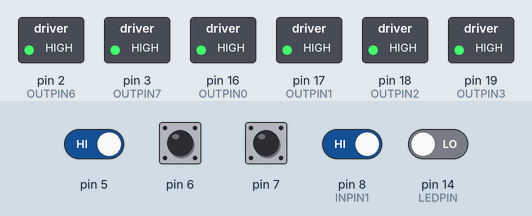
This program was run on a simulated Arduino Pro Mini, built with avr-gcc and run on an emulated ATmega328P. Parts: switched loads named in the program (green lamp = pin HIGH). Inputs (shaded band) come from the test bench; at power-on: pin 5–7, pin 8 (INPIN1) HIGH, pin 14 (LEDPIN) LOW. No radio packets arrive unless stated; what the program prints to the serial monitor is not drawn.

Above: at 1.2 s.
1.3 s: pin 5 driven LOW and pin 8 (INPIN1) driven LOW
At 2.2 s:
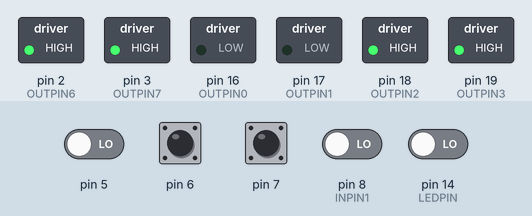
Timing chart, 0 to 6.9 s (numbered marks = the images above; inputs shaded):
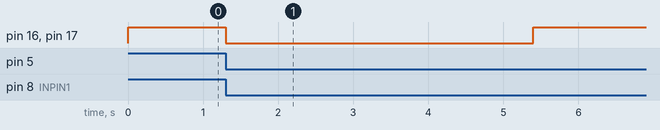

Measured:
- after the input at 1.3 s, pin 16 (OUTPIN0), pin 17 (OUTPIN1): HIGH → LOW at once, → HIGH 4.1 s later

The program:

main.cpp
```cpp
#include <digitalWriteFast.h>
#include <SPI.h>
#include <nRF24L01.h>
#include <RF24.h>
#include <time.h>

#define BAUDRATE 115200

// KONFIGURACJA
#define DEBUGSERIAL             // DEBUG SERIAL - usuwa 2 output piny dla RX/TX
#define OUTPUT_TIME 4000        // czas wlaczenia przekaznikow po otrzymaniu sygnalu z INPUT 1-4
#define OUTPUT_GWIZD_TIME 2000  // czas wlaczenia przekaznikow po otrzymaniu GWIZDNIECIA
#define READ_REFRESH_TIME 100   // czestotliwosc ms odswiezania wejsc INPUT


// KONFIGURACJA WYJSC:
//#define TEST_MODE                 // TESTMODE TO WERSJA PODSTAWOWA: EWRYFINK FAKING ILUMINEJTED
#define EASY_MODE                 // WESJA PODSTAWOWA LANCUT [ GWIZDEK -> OUT1; POMOCNICZE -> OUT2; Reszta wolna]
#define GWIZD_2S                  // GWIZD = 2s LEDOW - wylacza sie automatycznie, jesli nie zdefiniowane to nadajnik wysyla 1, potem 0 aby wylaczyc ledy, a nastepnie 2 jako brak transmisji.
#define STROBO_FREQ 200           // odstep czasu miedzy mignieciami

// USTAWIENIA ADRESU
#define ADDR1  5     // Zworka1 - ZW1
#define ADDR2  6     // Zworka2 - ZW2
#define ADDR3  7     // Zworka3 - ZW3
bool addr1_State, addr2_State, addr3_State,
    prev_addr1_State, prev_addr2_State, prev_addr3_State;

// PINY WEJSCIOWE
#define INPIN1  8     // kosz prawy CZERWONE

// PINY WYJSCIOWE NA PRZEKAZNIKI
#define OUTPIN0 16    //  kosz lewy
#define OUTPIN1 17    //  kosz prawy
#define OUTPIN2 18    //  podloga lewy
#define OUTPIN3 19    //  podloga prawy
#define OUTPIN4 0     //  wolne/RX
#define OUTPIN5 1     //  wolne/TX
#define OUTPIN6 2     //  wolne
#define OUTPIN7 3     //  wolne

#ifdef DEBUGSERIAL
  int outpin[] = {OUTPIN0, OUTPIN1, OUTPIN2, OUTPIN3, OUTPIN6, OUTPIN7}; // UP OUTPIN4, OUTPIN5
#else
  int outpin[] = {OUTPIN0, OUTPIN1, OUTPIN2, OUTPIN3, OUTPIN4, OUTPIN5, OUTPIN6, OUTPIN7}; // UP OUTPIN4, OUTPIN5
#endif

const int outpin_array_len = (sizeof(outpin)/sizeof(*outpin));  // DLUGOSC TABLICY PINOW OUTPUT

#define NEOPIN  4   // NEOPIXEL
#define LEDPIN  14  // LED
#define BTNPIN  15  // w przyszlosci PC1/ pin 15, obecnie A7/ADC7 pin A7

bool inPin1_State, inPin1_prev_State;
bool outPin_active[outpin_array_len];   // flagi informujace o stanie wyjsc
bool outPin_input[outpin_array_len];    // flagi informujace o zrodle zalaczenia wyjscia - jesli true to jest sa to wejscia INPUT lub POMOCNICZY, jesli false to Gwizdek
bool output_strobo[outpin_array_len];   // flagi informujace o typie/formie zalaczania wyjscia (false=swiatlo stale, true=strobo/wyjscie migajace)

// nRF24L01 DEFINICJE
byte address[][5] = {"Odb0","Odb1","Odb2","Odb3","Odb4","Odb5","Odb6","Odb7"};  // dostepne adresy odbiornikow zgodnie ze zworkami 1-3
int address_nr = 0; // wybor adresu z tablicy powyzej
RF24 radio(9, 10); // CE, CSN

// TIME CZASOMIERZE
time_t currentTime, prevTime = 0;                             // TIMER WEJSC INPUT - READ_REFRESH_TIME - 100 ms
time_t outputCurrentTime, prevOutputTime[outpin_array_len];   // TIMER WYJSC OUTPUT - OUTPUT_TIME - 5000 ms
time_t outputStroboTime[outpin_array_len];                    // TIMER DLA STROBO
time_t timeout_start_at;                                      // TIMER LICZACY CZAS OD OSTATNIEGO GWIZDNIECIA.
time_t led_time;
#ifdef DEBUGSERIAL
  time_t prev_debug_time;
  #define SERIAL_DEBUG_FREQ 3000
#endif

struct outdata
{
  int     getgwizd;
  float   raw;
  float   avg;
};
outdata nrfdata;

bool ackOK = true;
bool gwizd_on    = false;    // info o aktywnym gwizdku

void set_output_strobo(int a=10, int b=10, int c=10, int d=10, int e=10, int f=10);
// FUNKCJE ODBIORNIKA:

// nowa sprawa
#define INFORMUJ_INNE_ODBIORNIKI

#ifdef INFORMUJ_INNE_ODBIORNIKI
  void send_RF_to_other()
  {
    // przerzucamy sie na nadawanie
    radio.stopListening();
    radio.openWritingPipe(address[address_nr]);
    radio.enableAckPayload();
    radio.setRetries(1,8); // delay, count
    radio.setChannel(95);

    // wysylamy wiadomosc
    bool result;
    nrfdata.getgwizd=666;
    result = radio.write(&nrfdata, sizeof(nrfdata));   // PIERWSZA TRANSMISJA DO ODBIORNIKA!

    if (result)
      Serial.println("ok...");
    else
      Serial.println("failed.");

    // przerzucamy sie na odbior
    radio.openReadingPipe(1, address);
    radio.setChannel(95);
    radio.startListening();
  }
#endif

// SPRAWDZA CZY Z NADAJNIKA DOTARLA WARTOSC TRUE DLA GETGWIZD
// JESLI TAK WLACZA PRZEKAZNIKI ITP..
void check_whistle()
{
  if(nrfdata.getgwizd == 1)                 // JESLI GWIZDEK WYSLAL SYGNAL O WZROSCIE CISNIENIA
  {
    #ifdef INFORMUJ_INNE_ODBIORNIKI
      // FUNKCJA ODSYLAJACA DO POZOSTALYCH ODBIORNIKOW INFO ZE MAJA SIE WZBUDZIC - discontinued
    #endif

    timeout_start_at = millis();                        // ustaw czas ostatniego gwizdniecia

    // TEST_MODE
    #if defined TEST_MODE
      outPin_active[0] = true;                          // ustaw konkretne wyjscia aktywne po gwizdnieciu [do konfiguracji]
      outPin_active[1] = true;
      outPin_active[2] = true;
      outPin_active[3] = true;
      outPin_active[4] = true;
      outPin_active[5] = true;
      #ifndef DEBUGSERIAL
      outPin_active[6] = true;
      outPin_active[7] = true;
      #endif

    // EASY_MODE
    #elif defined EASY_MODE
      outPin_active[0] = true;                          // Obecnie klient potrzebuje wylacznie jednego przekaznika
      set_output_strobo(1);
    // NORMAL_MODE
    #else
      outPin_active[0] = true;
      // costam costam
    #endif
  }
  else if(nrfdata.getgwizd == 0)    // JESLI GWIZDEK WYSLAL SYGNAL O SPADKU CISNIENIA - WYLACZAMY PRZEKAZNIKI
  {
    // TEST_MODE
    #if defined TEST_MODE
      outPin_active[0] = false;                          // ustaw konkretne wyjscia aktywne po gwizdnieciu [do konfiguracji]
      outPin_active[1] = false;
      outPin_active[2] = false;
      outPin_active[3] = false;
      outPin_active[4] = false;
      outPin_active[5] = false;
      #ifndef DEBUGSERIAL
      outPin_active[6] = false;
      outPin_active[7] = false;
      #endif

    // EASY_MODE
    #elif defined EASY_MODE
      outPin_active[0] = false;

    // NORMAL_MODE
    #else
      outPin_active[0] = false;
      // costam costam
    #endif
  }
  else if(nrfdata.getgwizd == 2)  // transmisja off
  {
    // nyc ne robymy..
  }
  else // jesli pojawi sie jakies garbage...
  {
    // nrfdata.getgwizd = 2;
    // bylo nrfdata = 2 ale podczas otrzymywania z pomocniczych 11/12/13/21/22/23 ustawialo 2 - trzeba odliftrowac
    // TODO: odfiltrowac wszystkie inne sygnaly niz uzywane w RF
  }
}

// USTAWIA OUTPUTY W JEDNEJ FUNKCJI
// PRZYJMUJE NUMER WYJSCIA KTORY CHCEMY AKTYWOWAC [ 0 - 7 ]
// WIEKSZA WARTOSC ZOSTAJE POMINIETA
#ifdef DEBUGSERIAL
void set_output(int a=10, int b=10, int c=10, int d=10, int e=10, int f=10)
#else
void set_output(int a=10, int b=10, int c=10, int d=10, int e=10, int f=10, int g=10, int h=10)
#endif
{
    if(a<8) { outPin_active[a] = true; prevOutputTime[a] = millis(); outPin_input[a] = true; }
    if(b<8) { outPin_active[b] = true; prevOutputTime[b] = millis(); outPin_input[b] = true; }
    if(c<8) { outPin_active[c] = true; prevOutputTime[c] = millis(); outPin_input[c] = true; }
    if(d<8) { outPin_active[d] = true; prevOutputTime[d] = millis(); outPin_input[d] = true; }
    if(e<8) { outPin_active[e] = true; prevOutputTime[e] = millis(); outPin_input[e] = true; }
    if(f<8) { outPin_active[f] = true; prevOutputTime[f] = millis(); outPin_input[f] = true; }
    #ifndef DEBUGSERIAL
    if(g<8) { outPin_active[g] = true; prevOutputTime[g] = millis(); outPin_input[g] = true; }
    if(h<8) { outPin_active[h] = true; prevOutputTime[h] = millis(); outPin_input[h] = true; }
    #endif
}

#ifdef DEBUGSERIAL
void set_output_strobo(int a=10, int b=10, int c=10, int d=10, int e=10, int f=10)
#else
void set_output_strobo(int a=10, int b=10, int c=10, int d=10, int e=10, int f=10, int g=10, int h=10)
#endif
{
    if(a<8) { outPin_active[a] = true; prevOutputTime[a] = millis(); outPin_input[a] = true; output_strobo[a]=true; }
    if(b<8) { outPin_active[b] = true; prevOutputTime[b] = millis(); outPin_input[b] = true; output_strobo[b]=true; }
    if(c<8) { outPin_active[c] = true; prevOutputTime[c] = millis(); outPin_input[c] = true; output_strobo[c]=true; }
    if(d<8) { outPin_active[d] = true; prevOutputTime[d] = millis(); outPin_input[d] = true; output_strobo[d]=true; }
    if(e<8) { outPin_active[e] = true; prevOutputTime[e] = millis(); outPin_input[e] = true; output_strobo[e]=true; }
    if(f<8) { outPin_active[f] = true; prevOutputTime[f] = millis(); outPin_input[f] = true; output_strobo[f]=true; }
    #ifndef DEBUGSERIAL
    if(g<8) { outPin_active[g] = true; prevOutputTime[g] = millis(); outPin_input[g] = true; output_strobo[g]=true; }
    if(h<8) { outPin_active[h] = true; prevOutputTime[h] = millis(); outPin_input[h] = true; output_strobo[h]=true; }
    #endif
}

// Sprawdza czy stan wejsc fizycznych w odbiorniku sie zmienil w stosunku do prev_state
// domyslnie OFF -> HIGH  // ON -> LOW
// Zwraca TRUE jesli nastapila zmiana
// Zwraca FALSE jesli nie
bool read_input_pins()
{
  inPin1_State = digitalReadFast(INPIN1);
  //inPin2_State = digitalReadFast(INPIN2); // wylaczone bo 3 piny sa przeznaczone na adresy, pozostalo tylko jedno wejscie fizyczne w odbiorniku
  //inPin3_State = digitalReadFast(INPIN3);
  //inPin4_State = digitalReadFast(INPIN4);

  if( inPin1_State != inPin1_prev_State )
  //||  inPin2_State != inPin2_prev_State ||
  //    inPin3_State != inPin3_prev_State ||
  //    inPin4_State != inPin4_prev_State )
    return true;                              // jesli na ktorymkolwiek pinie wystapia zmiana zwroc TRUE
  else
    return false;                             // jesli bez zmian -> FALSE
}

// Sprawdza czy w danych z RF pojawily sie wartosci 11 12 13 21 22 23.
// Sa to sygnaly z nadajnika pomocniczego [11,12,13 - LEWY] [21,22,23 - PRAWY]
bool read_input_rf()
{
  if( nrfdata.getgwizd == 11 || nrfdata.getgwizd == 12 || nrfdata.getgwizd == 13 ||
      nrfdata.getgwizd == 21 || nrfdata.getgwizd == 22 || nrfdata.getgwizd == 23 )
    {
      return true;
    }
  return false;
}

// Obsluga wejsc INPUT i przypisanie odpowiednim WYJSCIOM flagi aktywnej
// Obsluga wejsc z nadajnika pomocniczego RF
// Tutaj jedynie ustawiamy co ma zostac wlaczone -> czesc wykonawcza w manage_output()
// konfiguracja:
// KOSZ LEWY POM && KOSZ LEWY CZER = KOSZ LEWY LED && PODLOGA LEWY LED
// KOSZ PRAWY POM && KOSZ PRAWY CZER = KOSZ PRAWY LED && PODLOGA PRAWY LED
void manage_input()
{
  // CZESC ODPOWIEDZIALNA ZA INPUT Z WEJSC FIZYCZNYCH ODBIORNIKA!
  if (read_input_pins() == true )  // jesli byla zmiana na wejsciach sprawdza kazde po kolei i przypisuje konkretne wyjscia
  {
    // INPUT PIN 1 -
    if( inPin1_State != inPin1_prev_State )                   // jesli nastapila zmiana:
    {
      if(inPin1_State == LOW)                                 // i byla to zmiana na LOW czyli aktywne
      {
        set_output( 0, 1 );
      }
      inPin1_prev_State = inPin1_State;                       // przypisz obecna wartosc
    }
    /*
    // PIN 2 KOSZ LEWY CZER
    if( inPin2_State != inPin2_prev_State )
    {
      if(inPin2_State == LOW) // zmiana na LOW
      {
        set_output( 2, 3 );
      }
      inPin2_prev_State = inPin2_State; // przypisz obecna wartosc
    }
    // PIN 3 KOSZ PRAWY POM
    if( inPin3_State != inPin3_prev_State )
    {
      if(inPin3_State == LOW) // zmiana na LOW
      {
        set_output( 4, 5 );
      }
      inPin3_prev_State = inPin3_State; // przypisz obecna wartosc
    }
    // PIN 4 KOSZ PRAWY CZER
    if( inPin4_State != inPin4_prev_State )
    {
      if(inPin4_State == LOW) // zmiana na LOW
      {
        set_output( 6, 7 );
      }
      inPin4_prev_State = inPin4_State; // przypisz obecna wartosc
    }
    */
  }

  // CZEŚĆ ODPOWIEDZIALNA ZA INPUT Z NADAJNIKOW POMOCNICZYCH!
  if (read_input_rf() == true )
  {
    #if defined (TEST_MODE)
      #ifdef DEBUGSERIAL
        set_output(0,1,2,3,4,5);  // JESLI TESTMODE (EWRYFINK IS ILUMINEJTED!)
      #else
        set_output(0,1,2,3,4,5,6,7);  // JESLI TESTMODE (EWRYFINK IS ILUMINEJTED!)
      #endif
    #elif defined (EASY_MODE)
      set_output(1);
      set_output_strobo(1);

    #else                           // JESLI KONFIGURACJA DOMYSLNA
      if( nrfdata.getgwizd == 11)
      {
        set_output(0,1);
      }
      else if ( nrfdata.getgwizd == 12 )
      {
        set_output(2,3);
      }
      else if ( nrfdata.getgwizd == 13 )
      {
        set_output(0,1,2,3);
      }

      if( nrfdata.getgwizd == 21 )
      {
        set_output(4,5);
      }
      else if ( nrfdata.getgwizd == 22 )
      {
        set_output(6,7);
      }
      else if ( nrfdata.getgwizd == 23 )
      {
        set_output(4,5,6,7);
      }
    #endif

    nrfdata.getgwizd = 2; // default state...
  }
}

// OBSLUGA WYJSC BAZUJE NA INFORMACJACH ZDOBYTYCH W MANAGE_INPUT()
// USTAWIA STANY WYSOKIE I NISKIE W ZALEZNOSCI OD AKTYWNYCH FLAG Z TABLICY outPin_active[]
void manage_output()
{
  outputCurrentTime = millis();      // pobierz czas

  // SPRAWDZA CZY FLAGA ACTIVE JEST AKTYWNA POD KAZDYM PINEM OUT
  // JESLI TAK USTAWIA NA WYJSCIU ON/LOW
  // JESLI NIE USTAWIA NA WYJSCIU OFF/HIGH
  for(int i=0; i <= outpin_array_len-1; i++)
  {
    if(outPin_active[i] == true && output_strobo[i] == false)
    {
      digitalWriteFast(outpin[i], LOW); // uruchamiamy przekaznik ON
      // SPRAWDZA CZY CZAS ZOSTAL PRZEKROCZONY
      // JESLI TAK WYLACZA WYJSCIE
      // JESLI NIE - NYC
      if((outputCurrentTime - prevOutputTime[i] >= OUTPUT_TIME) && outPin_input[i] == true) // jesli minie czas OUTPUT_TIME A GWIZDEK NIE JEST AKTYWNY!
      {
        prevOutputTime[i] = outputCurrentTime; // zeruj licznik
        outPin_active[i] = false; // flaga output na false
        outPin_input[i] = false; // info o wejsciu
      }
      #ifdef GWIZD_2S
      if((outputCurrentTime - timeout_start_at >= OUTPUT_GWIZD_TIME) && outPin_input[i] == false)
      {
        timeout_start_at = outputCurrentTime; // zeruj licznik
        outPin_active[i] = false; // flaga output na false
        outPin_input[i] = false; // info o wejsciu
      }
      #endif
    }
    else if(output_strobo[i] == true) // flaga strobo powinna wystarczyc? TODO
    {
      //digitalWriteFast(outpin[i], LOW); // uruchamiamy przekaznik ON

      if((outputCurrentTime - outputStroboTime[i] >= STROBO_FREQ) && outPin_input[i] == true)
      {
        digitalWriteFast(LEDPIN, !digitalReadFast(LEDPIN)); // odwroc stan
        outPin_active[i] = false;
        digitalWriteFast(outpin[i], !digitalReadFast(outpin[i])); // uruchamiamy przekaznik ON
        outputStroboTime[i] = outputCurrentTime;
      }

      if((outputCurrentTime - prevOutputTime[i] >= OUTPUT_TIME) && outPin_input[i] == true)
      {
        output_strobo[i] = false; // wylaczamy strobo
      }
    }
    else if(outPin_active[i] == false && gwizd_on == false) // outpin == false
    {
      digitalWriteFast(outpin[i], HIGH);  // wylaczamy przekaznik OFF
    }
  }
}

// POBIERA ADRES ZE ZWOREK I USTAWIA GO DLA RFki
void setRFaddress()
{
  if(     addr1_State == false && addr2_State == false && addr3_State == false){address_nr = 0;}
  else if(addr1_State == false && addr2_State == false && addr3_State == true){address_nr = 1;}
  else if(addr1_State == false && addr2_State == true && addr3_State == false){address_nr = 2;}
  else if(addr1_State == false && addr2_State == true && addr3_State == true){address_nr = 3;}
  else if(addr1_State == true && addr2_State == false && addr3_State == false){address_nr = 4;}
  else if(addr1_State == true && addr2_State == false && addr3_State == true){address_nr = 5;}
  else if(addr1_State == true && addr2_State == true && addr3_State == false){address_nr = 6;}
  else if(addr1_State == true && addr2_State == true && addr3_State == true){address_nr = 7;}

  radio.begin();
  radio.openReadingPipe(1, address[address_nr]);
  //radio.enableAckPayload();
  //radio.setAutoAck(false);
  radio.setPALevel(RF24_PA_MAX);
  radio.setDataRate(RF24_250KBPS);
  radio.setChannel(95);
  //radio.setRetries(5,15); // delay, count
  //radio.setPayloadSize();
  radio.startListening();
}

// SPRAWDZA CZY NASTAPILA ZMIANA W ZWORKACH
// JESLI TAK TO USTAWIA NOWY ADRES DLA ODBIORNIKA
void manage_zworki()
{
  // ODCZYTUJEMY WARTOSCI ZE ZWOREK (ZW1 - ZW3) W URZADZENIU
  addr1_State = !digitalReadFast(ADDR1);
  addr2_State = !digitalReadFast(ADDR2);
  addr3_State = !digitalReadFast(ADDR3);

  if( addr1_State != prev_addr1_State || addr2_State != prev_addr2_State || addr3_State != prev_addr3_State )
  {
    prev_addr1_State = addr1_State;
    prev_addr2_State = addr2_State;
    prev_addr3_State = addr3_State;
    setRFaddress();
  }
}

// DEBUG
void debug_print_output()
{
  Serial.print("nrfdata.getgwizd: "); Serial.println(nrfdata.getgwizd);
  Serial.print("outputCurrenttime: "); Serial.println(outputCurrentTime);
  for (int i = 0; i < outpin_array_len; i++)
  {
    Serial.print("outPin_active[");Serial.print(i); Serial.print("]: "); Serial.println(outPin_active[i]);
    Serial.print("prevOutputTime[");Serial.print(i); Serial.print("]: "); Serial.println(prevOutputTime[i]);
    Serial.print("outPin_input[");Serial.print(i); Serial.print("]: "); Serial.println(outPin_input[i]);
  }
    Serial.print("gwizdON: "); Serial.println(gwizd_on);
    Serial.print("timeout_start_at: "); Serial.println(timeout_start_at);

    //setRFaddress();
    for (int i = 0; i < 5; i++)
    {
      Serial.print((char)address[address_nr][i]);
    }
    Serial.println();
    Serial.println("===================");
}

// SETUP
void setup()
{
  #ifdef DEBUGSERIAL
    Serial.begin(BAUDRATE);
  #endif

  // PINS
  pinModeFast(INPIN1, INPUT_PULLUP);
  pinModeFast(ADDR1, INPUT_PULLUP);
  pinModeFast(ADDR2, INPUT_PULLUP);
  pinModeFast(ADDR3, INPUT_PULLUP);

  pinModeFast(OUTPIN0, OUTPUT);
  pinModeFast(OUTPIN1, OUTPUT);
  pinModeFast(OUTPIN2, OUTPUT);
  pinModeFast(OUTPIN3, OUTPUT);
  #ifndef DEBUGSERIAL
  pinModeFast(OUTPIN4, OUTPUT); // RX
  pinModeFast(OUTPIN5, OUTPUT); // RX
  #endif
  pinModeFast(OUTPIN6, OUTPUT);
  pinModeFast(OUTPIN7, OUTPUT);

  digitalWriteFast(OUTPIN0, HIGH);
  digitalWriteFast(OUTPIN1, HIGH);
  digitalWriteFast(OUTPIN2, HIGH);
  digitalWriteFast(OUTPIN3, HIGH);
  #ifndef DEBUGSERIAL
  digitalWriteFast(OUTPIN4, HIGH);  // RX
  digitalWriteFast(OUTPIN5, HIGH);  // TX
  #endif
  digitalWriteFast(OUTPIN6, HIGH);
  digitalWriteFast(OUTPIN7, HIGH);

  inPin1_State = inPin1_prev_State = digitalReadFast(INPIN1);   // zakladamy ze stan bedzie spoczynkowy (!)

  manage_zworki();

  // nRF24L01
  radio.begin();
  radio.openReadingPipe(1, address[address_nr]);
  //radio.enableAckPayload();
  //radio.setAutoAck(false);
  radio.setPALevel(RF24_PA_MAX);
  radio.setDataRate(RF24_250KBPS);
  radio.setChannel(95);
  //radio.setRetries(5,15); // delay, count
  //radio.setPayloadSize();

  radio.startListening();
  pinMode(10, OUTPUT);  // ?????

  #ifdef DEBUGSERIAL
    Serial.println("SETUP:OK");
  #endif
}

// LOOP
void loop() {

  // 1. SPRAWDZ TRANSMISJE RADIOWA OD GWIZDKA:
  if (radio.available())                                        // jesli dane sa dostepne ->
  {
    digitalWriteFast(LEDPIN,HIGH);                            // INFO LED ON
    radio.read(&nrfdata, sizeof(nrfdata));                    // pobierz dane z nadajnika

    #ifdef DEBUGSERIAL
      Serial.print("AVAIL GwizdON: "); Serial.println(nrfdata.getgwizd);
    #endif

    check_whistle();                                              // pomiar czy nastapil wzrost
    //led_time = millis();
  }
  else                                                          // jesli danych z nRF24 brak ->
  {
    //TIMEOUT DLA INFO LEDA
    if(millis() - led_time >= 500)
    {
      digitalWriteFast(LEDPIN,LOW);
    }
  }

  // 2. SPRAWDZ POZOSTALE WEJSCIA (FIZYCZNE I NAD. POMOCNICZY)
  // OBSLUGA POZOSTALYCH PERYFERIOW
  currentTime = millis();                                       // pobierz czas do odliczania interwalow sprawdzania WEJSC

  if(currentTime - prevTime >= READ_REFRESH_TIME )              // jesli minelo [READ_REFRESH_TIME] ->
  {
    prevTime = currentTime;
    manage_input();                                             // zarzadzaj wejsciami
    manage_output();                                            // zarzadzaj wyjsciami
    manage_zworki();                                            // zarzadzaj zworkami adresowymi
  }

  #ifdef DEBUGSERIAL
    if(currentTime - prev_debug_time >= SERIAL_DEBUG_FREQ )     // jesli minelo [SERIAL_DEBUG_FREQ] ->
    {
      prev_debug_time = currentTime;
      debug_print_output();
      digitalWriteFast(LEDPIN, !digitalReadFast(LEDPIN));
    }
  #endif
}
```
